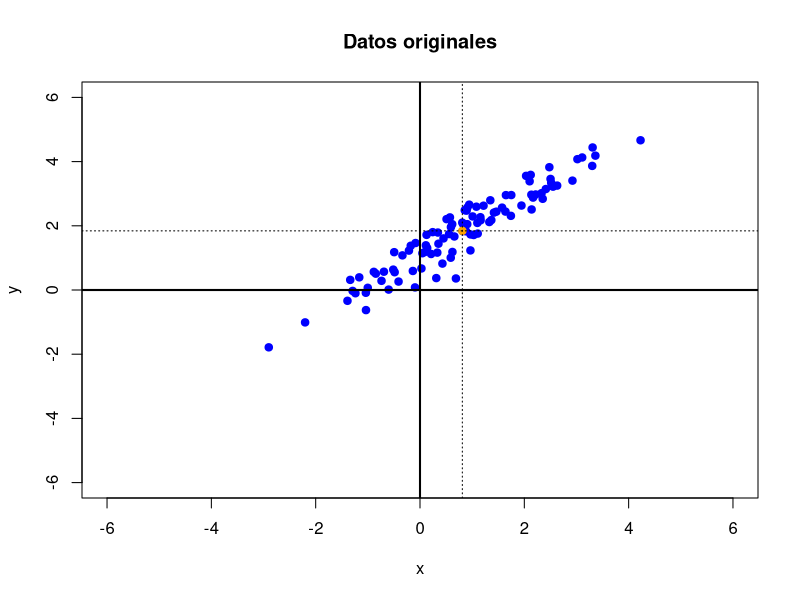
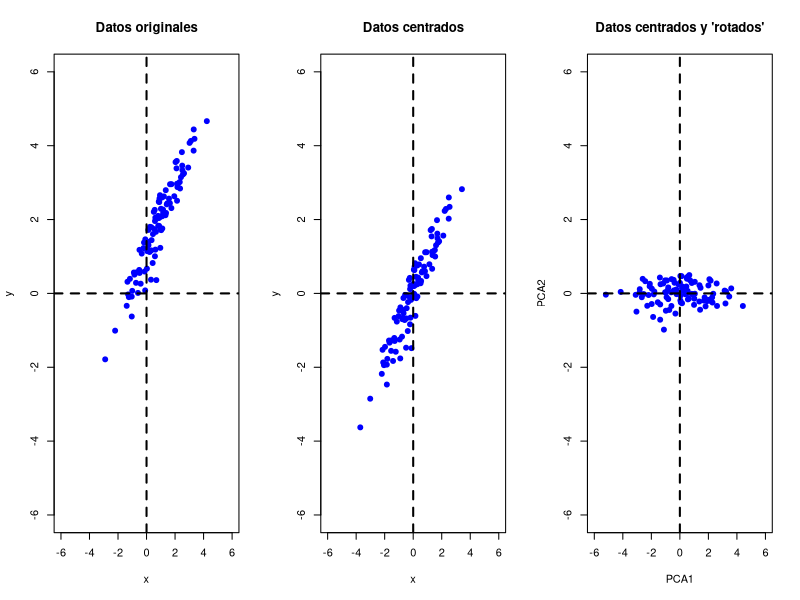
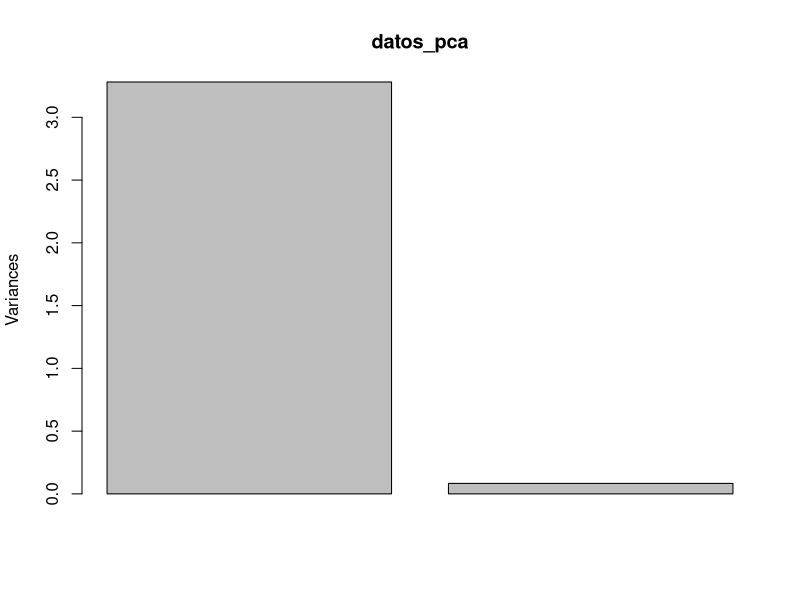
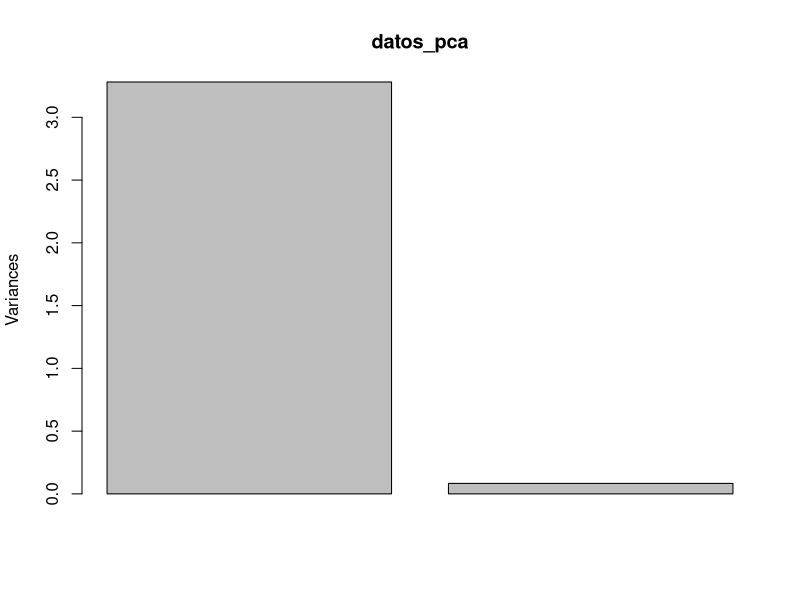
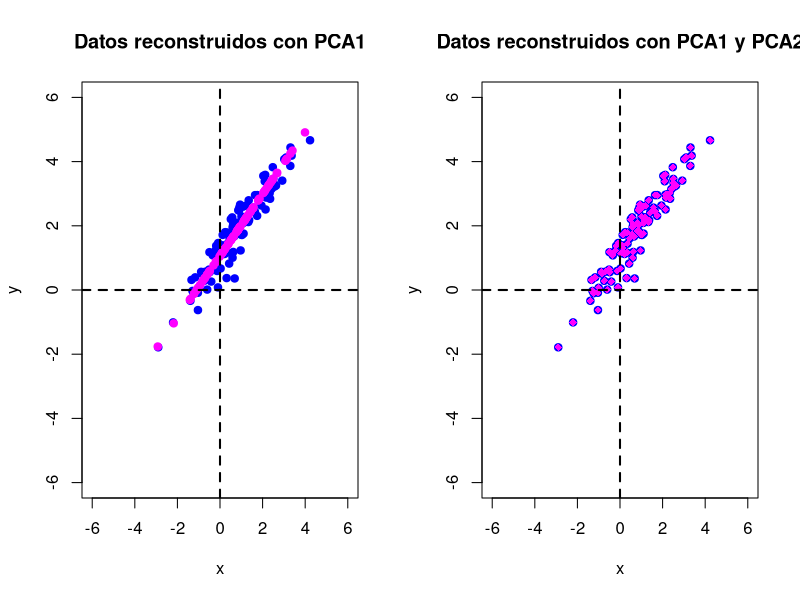

The R source for these figures, in order:
## -------------
## Ejemplo en 2d
## -------------

library(mvtnorm)
set.seed(999)

## Genero una normal bivariada con alta correlacion
n_obs <- 1e2
media <- c(1, 2)
sigma <- matrix(c(2,1.9,1.9,2),2,2)
datos <- rmvnorm(n = n_obs, mean = media, sigma = sigma)

## Alta correlacion
cor(datos)

## Centro los datos
datos_media <- colMeans(datos)
datos_cent <- scale(datos, scale = FALSE)

## Plot
dev.new()
alim  <- c(-6,6)
plot(datos, pch = 19, col = "blue",
     main = "Datos originales",
     xlab = "x", ylab = "y", xlim = alim, ylim = alim)
points(datos_media[1], datos_media[2], pch = 19, col = "orange")
abline(h = datos_media[2], lty = 3)
abline(v = datos_media[1], lty = 3)
abline(h = 0, lty = 1, lwd = 2)
abline(v = 0, lty = 1, lwd = 2)

## Autovectores
autovectores <- eigen(cov(datos))$vectors
datos_pca    <- prcomp(datos, scale = FALSE)

datos_pca$rotation
autovectores

## Plot: datos, datos centrados, scores
dev.new()
par(mfrow = c(1, 3))
plot(datos, pch = 19, col = "blue",
     main = "Datos originales",
     xlab = "x", ylab = "y", xlim = alim, ylim = alim)
abline(h = 0, lty = 2, lwd = 2)
abline(v = 0, lty = 2, lwd = 2)
plot(datos_cent, pch = 19, col = "blue",
     main = "Datos centrados",
     xlab = "x", ylab = "y", xlim = alim, ylim = alim)
abline(h = 0, lty = 2, lwd = 2)
abline(v = 0, lty = 2, lwd = 2)
plot(datos_cent %*% datos_pca$rotation,
     main = "Datos centrados y 'rotados'",
     pch = 19, col = "blue",
     xlab = "PCA1", ylab = "PCA2", xlim = alim, ylim = alim)
abline(h = 0, lty = 2, lwd = 2)
abline(v = 0, lty = 2, lwd = 2)

## Correlacion de las componentes principales
cor(datos_cent %*% datos_pca$rotation)

## Scree plot (varianza explicada)
dev.new()
plot(datos_pca)
screeplot(datos_pca)

## Me quedo solo con la primera coordenada
PCA1 <- (datos_cent %*% datos_pca$rotation)[, 1]
PCA2 <- (datos_cent %*% datos_pca$rotation)[, 2]

PCA1 == datos_pca$x[,1]
PCA2 == datos_pca$x[,2]

## Reconstruyo mis observaciones usando solo PCA1
datos_rec_PCA1 <- sapply(PCA1, function(x) -x * autovectores[, 1])
datos_rec_PCA2 <- sapply(PCA2, function(x) -x * autovectores[, 2])

## Plot: datos reconstruidos
dev.new()
par(mfrow = c(1, 2))
plot(datos, pch = 19, col = "blue",
     main = "Datos reconstruidos con PCA1",
     xlab = "x", ylab = "y", xlim = alim, ylim = alim)
points(t(datos_rec_PCA1 + datos_media), col = "magenta", pch = 19)
abline(h = 0, lty = 2, lwd = 2)
abline(v = 0, lty = 2, lwd = 2)
plot(datos, pch = 19, col = "blue",
     main = "Datos reconstruidos con PCA1 y PCA2",
     xlab = "x", ylab = "y", xlim = alim, ylim = alim)
points(t(datos_rec_PCA2 + datos_rec_PCA1 + datos_media), col = "magenta", pch = 18)
abline(h = 0, lty = 2, lwd = 2)
abline(v = 0, lty = 2, lwd = 2)
